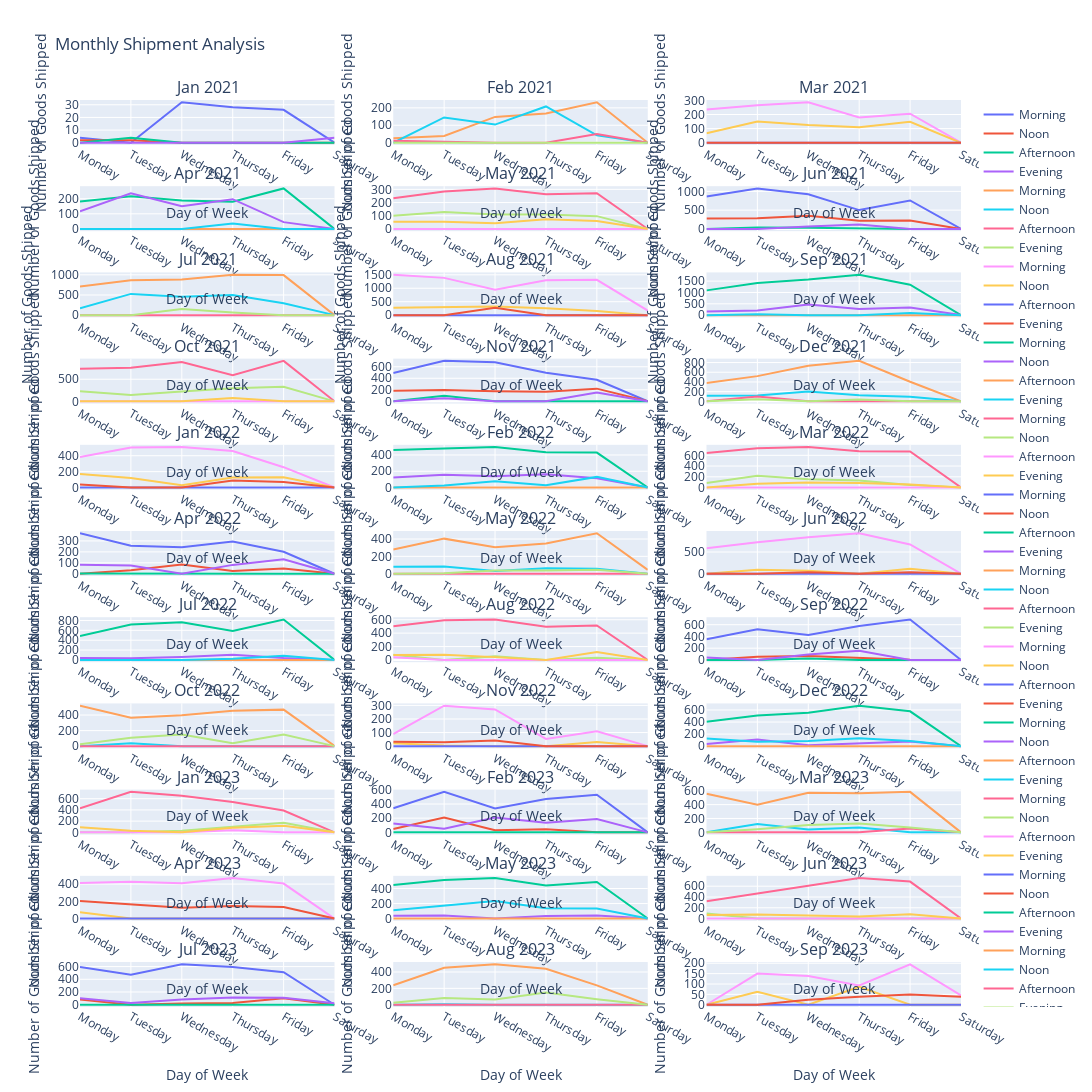

Notebook code cell kept with this figure:
### Markdown cell above
## Daytime analytics -> Outgoing Deliveries

### Code cell
import plotly.graph_objects as go
from plotly.subplots import make_subplots
import pandas as pd
from calendar import month_abbr


df_shipping['transaction_date'] = pd.to_datetime(df_shipping['transaction_date'])

def categorize_time_of_day(time):
    if 6 <= time.hour < 12:
        return 'Morning'
    elif 12 <= time.hour < 15:
        return 'Noon'
    elif 15 <= time.hour < 18:
        return 'Afternoon'
    else:
        return 'Evening'

df_shipping['time_of_day'] = df_shipping['transaction_date'].dt.time.apply(categorize_time_of_day)
df_shipping['day_of_week'] = df_shipping['transaction_date'].dt.day_name()
df_shipping['year'] = df_shipping['transaction_date'].dt.year
df_shipping['month'] = df_shipping['transaction_date'].dt.month

grouped = df_shipping.groupby(['year', 'month', 'time_of_day', 'day_of_week']).size().reset_index(name='count')

fig = make_subplots(rows=11, cols=3, subplot_titles=[f"{month_abbr[m]} {y}" for y in range(2021, 2024) for m in range(1, 13) if not (y == 2023 and m > 9)])

time_of_day_categories = ['Morning', 'Noon', 'Afternoon', 'Evening']
day_order = ['Monday', 'Tuesday', 'Wednesday', 'Thursday', 'Friday', 'Saturday']

for i, (year, month) in enumerate([(y, m) for y in range(2021, 2024) for m in range(1, 13)]):
    if year == 2023 and month > 9:
        break
    
    monthly_data = grouped[(grouped['year'] == year) & (grouped['month'] == month)]

    if not monthly_data.empty:
        pivot_df = monthly_data.pivot(index='day_of_week', columns='time_of_day', values='count').reindex(day_order, columns=time_of_day_categories).fillna(0)

        for time_category in time_of_day_categories:
            if time_category not in pivot_df.columns:
                pivot_df[time_category] = 0

        row = (i // 3) + 1
        col = (i % 3) + 1

        for time_category in time_of_day_categories:
            fig.add_trace(
                go.Scatter(x=pivot_df.index, y=pivot_df[time_category], mode='lines', name=time_category),
                row=row, col=col
            )

fig.update_layout(height=4000, width=1200, title_text="Monthly Shipment Analysis", showlegend=True)
fig.update_xaxes(title_text="Day of Week")
fig.update_yaxes(title_text="Number of Goods Shipped")

fig.show()
